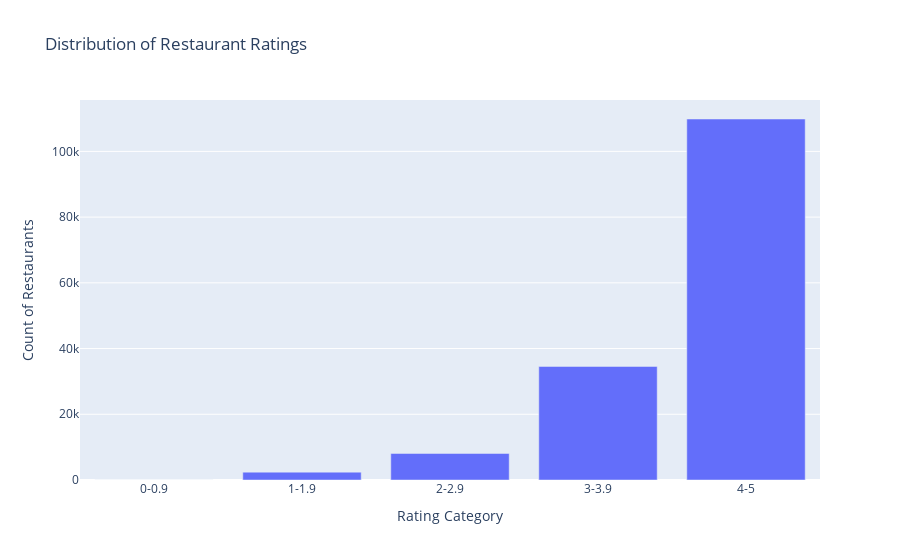

The notebook cell saved with this chart:
### Code cell
import plotly.express as px

chart_1 = pd.read_csv('chart_1.csv')

bins = [0, 0.9, 1.9, 2.9, 3.9, 5]
labels = ['0-0.9', '1-1.9', '2-2.9', '3-3.9', '4-5']
chart_1['Rating Bin'] = pd.cut(chart_1['Avg Rating'], bins=bins, labels=labels)

rating_counts = chart_1['Rating Bin'].value_counts().sort_index()

fig = px.bar(x=rating_counts.index, y=rating_counts.values,
             labels={'x':'Rating Category',
                     'y':'Count of Restaurants'},
                     title='Distribution of Restaurant Ratings'
            )

fig.update_layout(xaxis_title="Rating Category", yaxis_title="Count of Restaurants")

fig.show()

### Figure 1 — Plotly figure (JSON) as saved in the notebook; plotly's stock layout.template omitted (floating-point values rounded to 4 significant figures)
{"data": [{"alignmentgroup": "True", "hovertemplate": "Rating Category=%{x}<br>Count of Restaurants=%{y}<extra></extra>", "legendgroup": "", "marker": {"color": "#636efa", "pattern": {"shape": ""}}, "name": "", "offsetgroup": "", "orientation": "v", "showlegend": false, "textposition": "auto", "type": "bar", "x": ["0-0.9", "1-1.9", "2-2.9", "3-3.9", "4-5"], "xaxis": "x", "y": [0, 2391, 8078, 34557, 109859], "yaxis": "y"}], "layout": {"barmode": "relative", "legend": {"tracegroupgap": 0}, "title": {"text": "Distribution of Restaurant Ratings"}, "xaxis": {"anchor": "y", "domain": [0, 1], "title": {"text": "Rating Category"}}, "yaxis": {"anchor": "x", "domain": [0, 1], "title": {"text": "Count of Restaurants"}}}}
